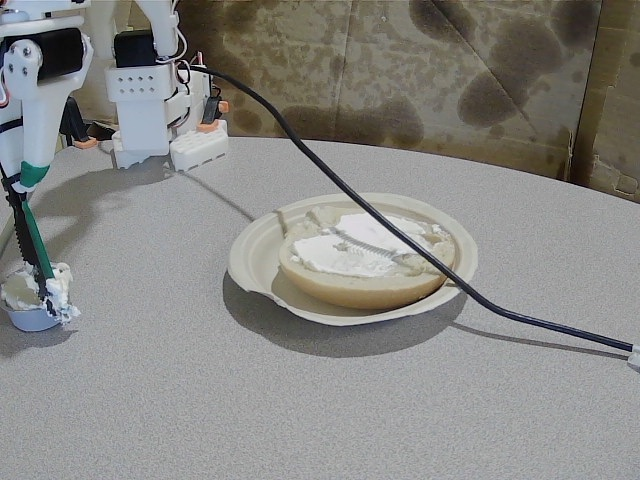
#> input picture scene_ref_top.jpg, 640 x 480 px
$ python scene_tracker.py .
#> lines starting #> are read from the running program, lines starting #| are printed output that depends on the picture; after the words box and inside, x2 and y2 are one past the last pixel; in counts of white or black regions, pixels touching at a corner belong together
### bagel_surface.py
# The bagel's real top surface and how much of it the knife has covered.
#
# - side_top_curve(): the bagel's curved top edge in the side camera, found column by column as the
#   first pixel clearly brighter than the background just above it, then smoothed by a robust fit.
# - surface_profile(): that edge turned into heights (cm) by intersecting each pixel's viewing ray
#   with the vertical plane through the bagel centre, facing the side camera. A round bagel's
#   silhouette at sideways offset r is its height at distance r from the centre, so this gives
#   height(r) anywhere on the bagel.
# - Coverage: a 2.5 mm grid over the bagel top (which cells are bagel comes from the top camera).
#   Whenever the knife tip is within CONTACT_TOL of the surface, the cells along its path within
#   BRUSH_RADIUS are marked covered. Saved to coverage.npz so spreading can aim at what's left.
import os

import cv2
import numpy as np

HERE = os.path.dirname(os.path.abspath(__file__))
COVERAGE = os.path.join(HERE, "coverage.npz")
CELL = 0.25          # cm
HALF_SIZE = 9.0      # cm: grid spans the bagel centre +/- this
BRUSH_RADIUS = 1.0   # cm: half the width of the strip one pass of the blade covers
CONTACT_TOL = 0.5    # cm: tip this close to (or below) the surface counts as touching


# ---------------------------------------------------------------- side view: the curved top edge

# [69 lines left out: functions side_top_curve, camera_centre, surface_profile, height_at, not called in this run]


# ---------------------------------------------------------------- coverage

class Coverage:
    """Which parts of the bagel top the knife has been over, on a world grid around the bagel."""

    # [39 lines left out: functions __init__, update_bagel, paint, not called in this run]

    def percent(self):
        total = self.bagel.sum()
        return 100.0 * (self.covered & self.bagel).sum() / total if total else 0.0

    def save(self):
        np.savez(COVERAGE + ".tmp.npz", origin=self.origin, covered=self.covered, bagel=self.bagel, cell=CELL)
        os.replace(COVERAGE + ".tmp.npz", COVERAGE)

    # [14 lines left out: function draw, not called in this run]


def bagel_mask_from_box(frame, box):
    """Bagel-only mask in a frame, from its bounding box (GrabCut, so the plate is left out)."""
    mask = np.zeros(frame.shape[:2], np.uint8)
    bgd, fgd = np.zeros((1, 65), np.float64), np.zeros((1, 65), np.float64)
    x0, y0, x1, y1 = box
    cv2.grabCut(frame, mask, (x0, y0, x1 - x0, y1 - y0), bgd, fgd, 5, cv2.GC_INIT_WITH_RECT)
    return np.where((mask == cv2.GC_FGD) | (mask == cv2.GC_PR_FGD), 255, 0).astype(np.uint8)

### scene_tracker.py
# Live 3D view of the scene from both overview cameras: the bagel, the cream cheese tub and the
# whole knife, with positions and distances in centimetres. Shows the annotated cameras side by side
# and writes everything to scene_state.json each frame.
#
#   python3 scene_tracker.py FRAME_DIR             # live window; q to quit
#   python3 scene_tracker.py FRAME_DIR --once      # process the latest frames, print JSON, exit
#
# Frames come from camera_capture (live_<camera id>.jpg in FRAME_DIR).
# - Bagel and tub: template matching around their last position in each camera (templates and
#   reference boxes in scene_refs.json). Each has an "anchor" pixel (the top centre) that moves with
#   its box; the two cameras' anchors are triangulated into a 3D point.
# - Knife: from the arm's joint angles (knife_state.json, kept fresh by arm_server.py) and the
#   measured knife points in the gripper (calibration.json "tool"), projected into each camera. The
#   blade looks just like the black cables to a colour filter, so it isn't searched for in the image.
import json
import os
import sys
import time

import cv2
import numpy as np

import bagel_surface as bs

HERE = os.path.dirname(os.path.abspath(__file__))
REFS = os.path.join(HERE, "scene_refs.json")
CALIBRATION = os.path.join(HERE, "calibration.json")
KNIFE_STATE = os.path.join(HERE, "knife_state.json")
STATE = os.path.join(HERE, "scene_state.json")
SEARCH = 60       # pixels around the last position to search for a template
DIP_REACH = 22.0  # cm from the shoulder axis: inside this the knife can dip straight down into the tub
SPREAD_ZONE = (14.0, 22.0)  # cm: where the near-vertical blade can reach bagel height
MIN_SCORE = 0.45  # weaker matches keep the last known position
TOUCH_PX = 2       # side view: blade tip within this many px of the bagel edge counts as touching
JUMP_SCORE = 0.75  # a match elsewhere in the frame must be at least this good to move there
COLORS = {"bagel": (0, 200, 255), "tub": (255, 200, 0), "knife": (0, 0, 255)}


def read_json(path):
    try:
        with open(path) as f:
            return json.load(f)
    except (OSError, ValueError):
        return None


def project(P, xyz):
    p = np.array(P) @ np.append(np.array(xyz, float), 1.0)
    return [int(round(p[0] / p[2])), int(round(p[1] / p[2]))]


# [27 lines left out: functions triangulate, find_gripper, not called in this run]


SNAP_WIDTH = 24     # px either side of the predicted blade line to look for the real (black) blade
SNAP_MIN_PIXELS = 40


# [126 lines left out: functions snap_knife, find_blade, green_blobs, find_knife_tape, not called in this run]


class CameraTracker:
    """Template tracking of the bagel and tub in one camera."""

    def __init__(self, cam, ref, calibration):
        frame = cv2.imread(os.path.join(HERE, ref["frame"]))
        self.cam, self.label = cam, ref.get("label", cam)
        self.top_line = ref.get("top_line", False)
        self.snap = ref.get("snap_knife", False)
        self.snap_width = ref.get("snap_width", SNAP_WIDTH)
        self.templates, self.boxes, self.scores = {}, {}, {}
        self.ref_boxes, self.anchors = {}, ref.get("anchors", {})
        for name, (x0, y0, x1, y1) in ref["boxes"].items():
            self.templates[name] = cv2.cvtColor(frame[y0:y1, x0:x1], cv2.COLOR_BGR2GRAY)
            self.boxes[name] = self.ref_boxes[name] = (x0, y0, x1, y1)
        self.P = calibration.get("cameras", {}).get(cam, {}).get("P")
        self.role = ref.get("role")
        # Bagel-only mask in the reference frame (top view), moved along with the tracked box.
        self.bagel_mask_ref = bs.bagel_mask_from_box(frame, ref["boxes"]["bagel"]) if self.role == "top" else None

    # [40 lines left out: functions bagel_mask, _match, update, not called in this run]


def scene_3d(trackers, cam_states, knife_state, calibration):
    """Triangulate bagel/tub tops, place the knife, and work out the distances between them."""
    world = {}
    for name in ("bagel", "tub"):
        views = [(t.P, cam_states[c]["objects"][name]["anchor_px"]) for c, t in trackers.items()
                 if t.P and c in cam_states and cam_states[c]["objects"][name]["score"] >= MIN_SCORE]
        if len(views) >= 2:
            world[name + "_top"] = [round(float(v), 1) for v in triangulate(views)]
    points = (knife_state or {}).get("points", {})
    if "knife_tip" in points and "knife_base" in points:
        world["knife_base"] = points["knife_base"]
        world["knife_tip"] = points["knife_tip"]
        world["knife_length"] = calibration.get("knife_length")
    rel = {}
    tip = np.array(world["knife_tip"]) if "knife_tip" in world else None
    for a, b in (("knife_tip", "tub_top"), ("knife_tip", "bagel_top"), ("tub_top", "bagel_top")):
        if a in world and b in world:
            d = np.array(world[b]) - np.array(world[a])
            rel[f"{a.split('_')[0]}->{b.split('_')[0]}"] = {
                "dx": round(float(d[0]), 1), "dy": round(float(d[1]), 1), "dz": round(float(d[2]), 1),
                "dist": round(float(np.linalg.norm(d)), 1)}
    if tip is not None and "bagel_top" in world:
        world["tip_above_bagel_top_cm"] = round(float(tip[2] - world["bagel_top"][2]), 1)
    if tip is not None and "tub_top" in world:
        world["tip_above_tub_rim_cm"] = round(float(tip[2] - world["tub_top"][2]), 1)
    return world, rel


# [75 lines left out: function draw, not called in this run]


def main():
    frame_dir = sys.argv[1]
    once = "--once" in sys.argv
    refs = read_json(REFS)
#> (reads scene_refs.json from the repository)
    calibration = read_json(CALIBRATION) or {}
#> (reads calibration.json from the repository)
    trackers = {cam: CameraTracker(cam, ref, calibration) for cam, ref in refs["cameras"].items()}
#> in __init__, frame is the input picture: shape (480, 640, 3); mean B, G, R 132.1, 135.2, 135.6
#> after the loop in __init__, `for name, (x0, y0, x1, y1) in ref["boxes"].items():`: self.boxes = {'bagel': (275, 200, 462, 312), 'tub': (2, 262, 78, 332)}; self.ref_boxes has the same summary as self.boxes; self.templates = 2 items
#> in __init__, `self.bagel_mask_ref = bs.bagel_mask_from_box(frame, ref["boxes"]["bage..`:
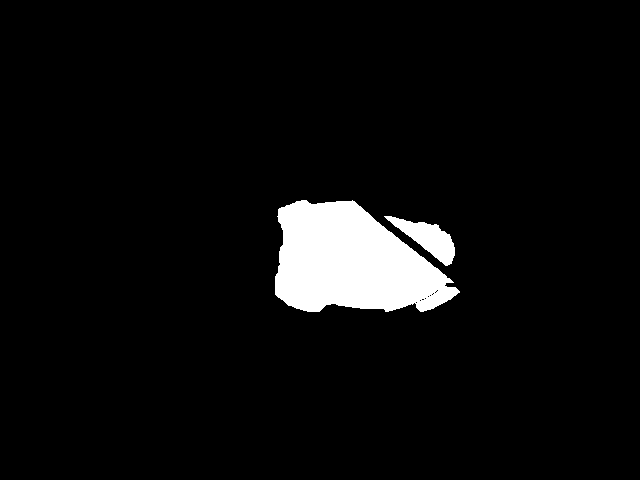
#> self.bagel_mask_ref: shape (480, 640); 5.2% white; 2 white regions, box (x1, y1, x2, y2) and area: (275, 200, 460, 312) 14421, (384, 216, 455, 266) 1430
#> call 2 of __init__, with cam = '0x1130000328f0073'
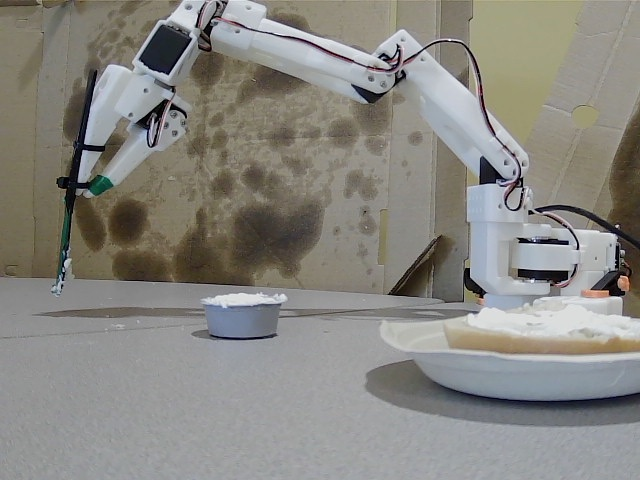
#> input picture scene_ref_side.jpg, 640 x 480 px
#> in __init__, frame is the input picture: shape (480, 640, 3); mean B, G, R 129.3, 134.8, 136.4
#> after the loop in __init__ (call 2), `for name, (x0, y0, x1, y1) in ref["boxes"].items():`: self.boxes = {'bagel': (445, 305, 632, 352), 'tub': (202, 294, 282, 338)}; self.ref_boxes has the same summary as self.boxes
    coverage, last_save = None, 0
    try:
        while True:
            frames, cam_states = {}, {}
            for cam, t in trackers.items():
                frame = cv2.imread(os.path.join(frame_dir, f"live_{cam}.jpg"))
                if frame is not None:
                    frames[cam] = frame
                    cam_states[cam] = t.update(frame)
            world, rel = scene_3d(trackers, cam_states, read_json(KNIFE_STATE), calibration)
#> after the loop in scene_3d, `for name in ("bagel", "tub"):`: world = 0 items
#> world = 0 items; rel = 0 items
            side = next((c for c, t in trackers.items() if t.role == "side" and c in frames), None)
            top = next((c for c, t in trackers.items() if t.role == "top" and c in frames), None)
            if side:
                found = cam_states[side]["objects"]["bagel"]["score"] >= MIN_SCORE
                curve = bs.side_top_curve(frames[side], cam_states[side]["objects"]["bagel"]["box"]) if found else None
                cam_states[side]["bagel_curve"] = curve
                if curve and "bagel_top" in world and trackers[side].P:
                    world["bagel_profile"] = [[round(o, 2), round(z, 2)] for o, z in
                                              bs.surface_profile(trackers[side].P, curve, world["bagel_top"])]
            panel_side = cv2.resize(draw(trackers[side], frames[side], cam_states[side], world, rel), (640, 480)) if side else None
            # Touching = the real blade's tip (snapped in the side view) reaches the bagel's top edge.
            kp = cam_states.get(side, {}).get("knife_px") if side else None
            curve = cam_states.get(side, {}).get("bagel_curve") if side else None
            world["touching"] = False
            if kp and kp["on_blade"] and curve:
                us, vs = np.array([c[0] for c in curve]), np.array([c[1] for c in curve])
                u, v = kp["tip"]
                if us.min() <= u <= us.max():
                    edge_v = float(np.interp(u, us, vs))
                    world["tip_gap_px"] = int(round(edge_v - v))
                    world["touching"] = v >= edge_v - TOUCH_PX
            if top and "bagel_top" in world and trackers[top].P:
                centre = world["bagel_top"]
                if coverage is None or np.linalg.norm(coverage.origin + bs.HALF_SIZE - np.array(centre[:2])) > 3:
                    coverage = bs.Coverage(centre)  # first frame, or the bagel was moved: start over
                coverage.update_bagel(trackers[top].P, trackers[top].bagel_mask(), centre[2])
                if "knife_tip" in world:
                    coverage.paint(world["knife_tip"], world["touching"])
                world["coverage_pct"] = round(coverage.percent(), 1)
                if time.time() - last_save > 1:
                    coverage.save()
                    last_save = time.time()
            panels = []
            if top:
                p = draw(trackers[top], frames[top], cam_states[top], world, rel)
                if coverage is not None and "bagel_top" in world:  # the bagel may have been taken away
                    p = coverage.draw(p, trackers[top].P, world["bagel_top"][2])
                panels.append(cv2.resize(p, (640, 480)))
            if panel_side is not None:
                panels.append(panel_side)
            state = {"time": time.time(), "world_cm": world, "relative_cm": rel, "cameras": cam_states}
            with open(STATE + ".tmp", "w") as f:
                json.dump(state, f)
            os.replace(STATE + ".tmp", STATE)
            view = np.hstack(panels) if panels else np.zeros((480, 640, 3), np.uint8)
            if once:
                print(json.dumps({"world_cm": world, "relative_cm": rel}, indent=1))
                cv2.imwrite(os.path.join(frame_dir, "tracked.jpg"), view)
                return
            cv2.imshow("Scene tracker (q to quit)", view)
            if cv2.waitKey(100) & 0xFF == ord("q"):
#> (key q is pressed here)
                break
    except KeyboardInterrupt:
        pass
    cv2.destroyAllWindows()


if __name__ == "__main__":
    main()
